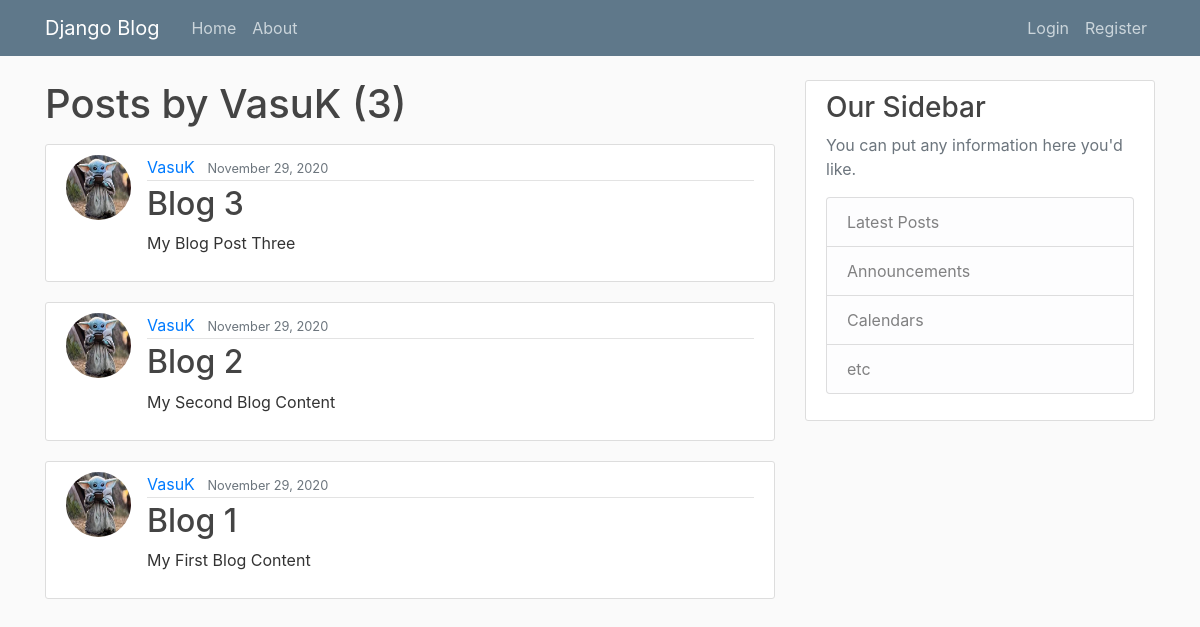
The page /user/VasuK on the database its author committed.
### blog/models.py (models this page shows, shortened)
class Post(models.Model):
    title = models.CharField(max_length=100)
    content = models.TextField()
    date_posted = models.DateTimeField(default=timezone.now)
    author = models.ForeignKey(User, on_delete=models.CASCADE)

### users/models.py (models this page shows, shortened)
class Profile(models.Model):
    user = models.OneToOneField(User, on_delete=models.CASCADE)
    image = models.ImageField(default="default.jpg", upload_to="profile_pics")

### blog/views.py (the view)
# urls.py: path("user/<str:username>", UserPostListView.as_view(), name="user-posts"),
class UserPostListView(ListView):
    model = Post
    template_name = "blog/user_posts.html"  # <app>/<model>_<viewtype>.html
    context_object_name = "posts"
    paginate_by = 5
    def get_queryset(self):
        user = get_object_or_404(User, username=self.kwargs.get("username"))
        return Post.objects.filter(author=user).order_by("-date_posted")

### blog/templates/blog/user_posts.html (shortened to what this page needs)
{% extends "blog/base.html" %}
{% block content %}
    <h1 class="mb-3">Posts by {{ view.kwargs.username }} ({{ page_obj.paginator.count }})</h1>
    {% for post in posts %}
        <article class="media content-section">
          <img class="rounded-circle article-img" src="{{ post.author.profile.image.url }}">
          <div class="media-body">
            <div class="article-metadata">
              <a class="mr-2" href="{% url 'user-posts' post.author.username %}">{{ post.author }}</a>
              <small class="text-muted">{{ post.date_posted|date:"F d, Y" }}</small>
            </div>
            <h2><a class="article-title" href="{% url 'post-detail' post.id %}">{{ post.title }}</a></h2>
            <p class="article-content">{{ post.content }}</p>
          </div>
        </article>
    {% endfor %}
{% endblock content %}

### blog/static/blog/main.css (style rules this page uses)
body { background: #fafafa; color: #333333; margin-top: 5rem; }
h1, h2, h3, h4, h5, h6 { color: #444444; }
.content-section { background: #ffffff; padding: 10px 20px; border: 1px solid #dddddd; border-radius: 3px; margin-bottom: 20px; }
.article-title { color: #444444; }
.article-content { white-space: pre-line; }
.article-img { height: 65px; width: 65px; margin-right: 16px; }
.article-metadata { padding-bottom: 1px; margin-bottom: 4px; border-bottom: 1px solid #e3e3e3 }

### rows shown on the page
Post: author.profile.image (picture), author "VasuK", date_posted "November 29, 2020", title "Blog 3", content "My Blog Post Three"
Post: author.profile.image (picture), author "VasuK", date_posted "November 29, 2020", title "Blog 2", content "My Second Blog Content"
Post: author.profile.image (picture), author "VasuK", date_posted "November 29, 2020", title "Blog 1", content "My First Blog Content"

### other values the page prints
{{ view.kwargs.username }} "VasuK"
{{ page_obj.paginator.count }} "3"
